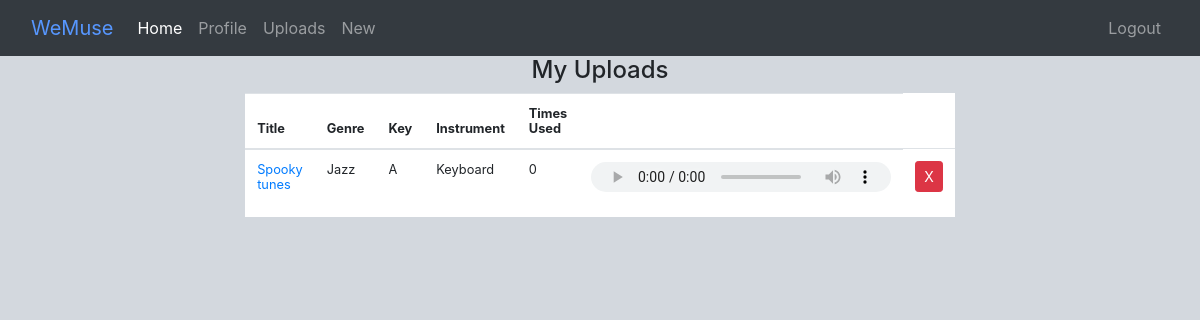
Screenshot of /home/ (signed in) with the database file from the repository.
### musix/models.py (models this page shows, shortened)
class Audio(models.Model):
    KEY_CHOICES = (
        ('A', 'A'), ('B', 'B'), ('C', 'C'), ('D', 'D'), ('E', 'E'), ('F', 'F'), ('G', 'G'),
        ('Ab', 'Ab'), ('Bb', 'Bb'), ('Db', 'Db'), ('Eb', 'Eb'), ('Gb', 'Gb'),
        ('Am', 'Am'), ('Bm', 'Bm'), ('Cm', 'Cm'), ('Dm', 'Dm'), ('Em', 'Em'), ('Fm', 'Fm'), ('Gm', 'Gm'),
        ('Abm', 'Abm'), ('Bbm', 'Bbm'), ('Dbm', 'Dbm'), ('Ebm', 'Ebm'), ('Gbm', 'Gbm'),
    )
    INSTRUMENTS = (
        ('Vocals', 'Vocals'), ('Guitar', 'Guitar'), ('Bass', 'Bass'), ('Keyboard', 'Keyboard'), ('Drums', 'Drums'), ('Violin', 'Violin')
    )
    uploader = models.ForeignKey(User, on_delete=models.CASCADE)
    title = models.CharField(max_length=100, unique=True)
    genre = models.CharField(max_length=100)
    instrument = models.CharField(max_length=100, choices=INSTRUMENTS, default="Guitar")
    key = models.CharField(max_length=100, choices=KEY_CHOICES, default="A")
    mp3 = models.FileField(upload_to='audio/mp3s/')
    sample_count = models.IntegerField(default=0)

### music_site/views.py (the view)
# urls.py: path('home/', views.home, name='home'),
@login_required(redirect_field_name='welcome')
def home(request):
    uploads = Audio.objects.filter(uploader=request.user).all()
    return render(request, 'music_site/home.html', {'uploads': uploads})

### templates/music_site/home.html (shortened to what this page needs)
{% extends "music_site/base.html" %}
{% load crispy_forms_tags %}
{% block content %}
<table class="table table-hover">
    <h2>My Uploads</h2>
    <thead>
        <tr>
            <th>Title</th>
            <th>Genre</th>
            <th>Key</th>
            <th>Instrument</th>
            <th>Times Used</th>
            <th></th>
        </tr>
    </thead>
    <tbody>
        {% for upload in uploads %}
            <tr>
                <td> <a href="{% url 'details' upload.pk %}"> {{ upload.title }} </a> </td>
                <td> {{ upload.genre }} </td>
                <td> {{ upload.key }}</td>
                <td> {{ upload.instrument }}
                </td>
                <td> {{ upload.sample_count }}</td>
                <td> <audio controls>
                    <source src="{{ upload.mp3.url }}" type="audio/mpeg">
                </audio>
                </td>
                <td>
                    <form method="post" action="{% url 'delete' upload.pk %}">
                        <button type="submit" class="btn btn-danger btn-sm"> X </button>
                    </form>
                </td>
            </tr>
        {% endfor %}
    </tbody>
</table>
{% endblock %}

### templates/styles.css (style rules this page uses)
h2 { text-align: center; font-size: 150%; }
.table { width: 50%; margin-left: auto; margin-right: auto; font-size: 80%; background-color: white; }
audio { height: 30px; }
body { background-color: #d3d8de; }

### rows the page displays
Audio: title "Spooky tunes", genre "Jazz", key "A", instrument "Keyboard", sample_count "0"
